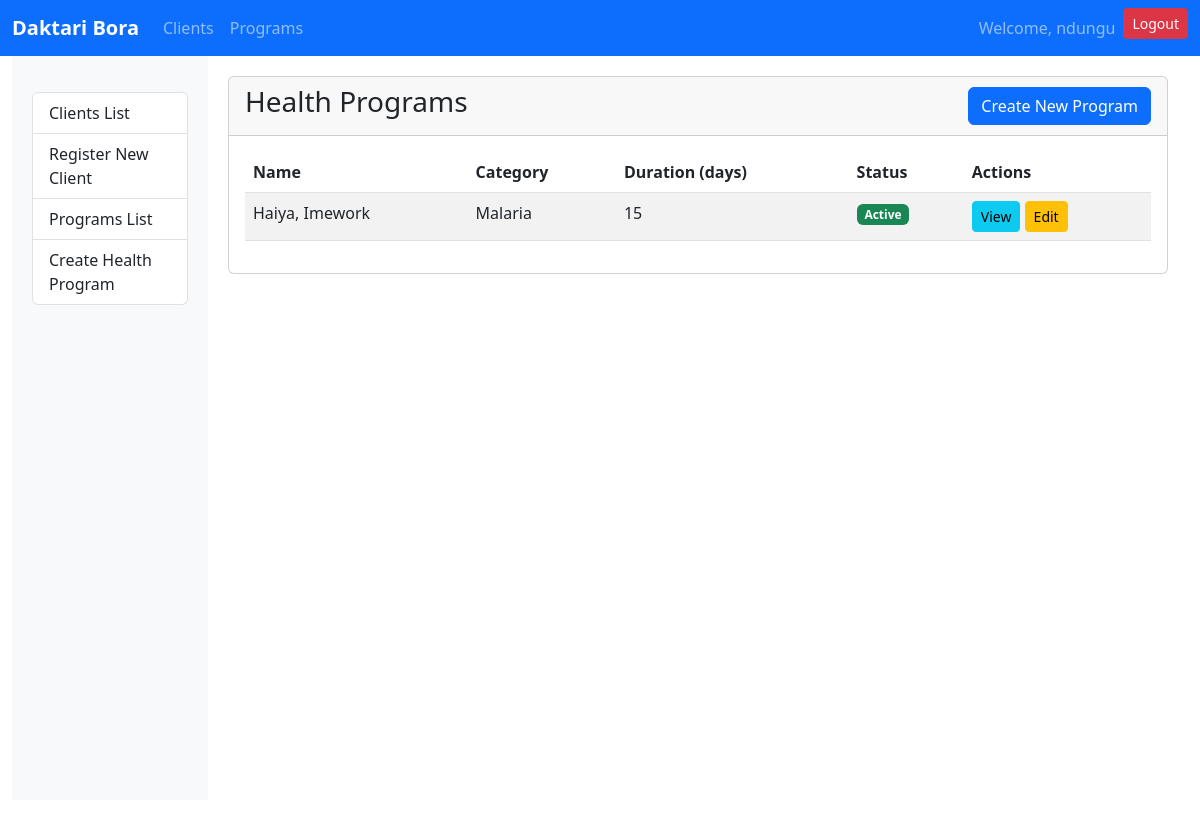
/programs/ (signed in), run on an earlier commit of the app's database.
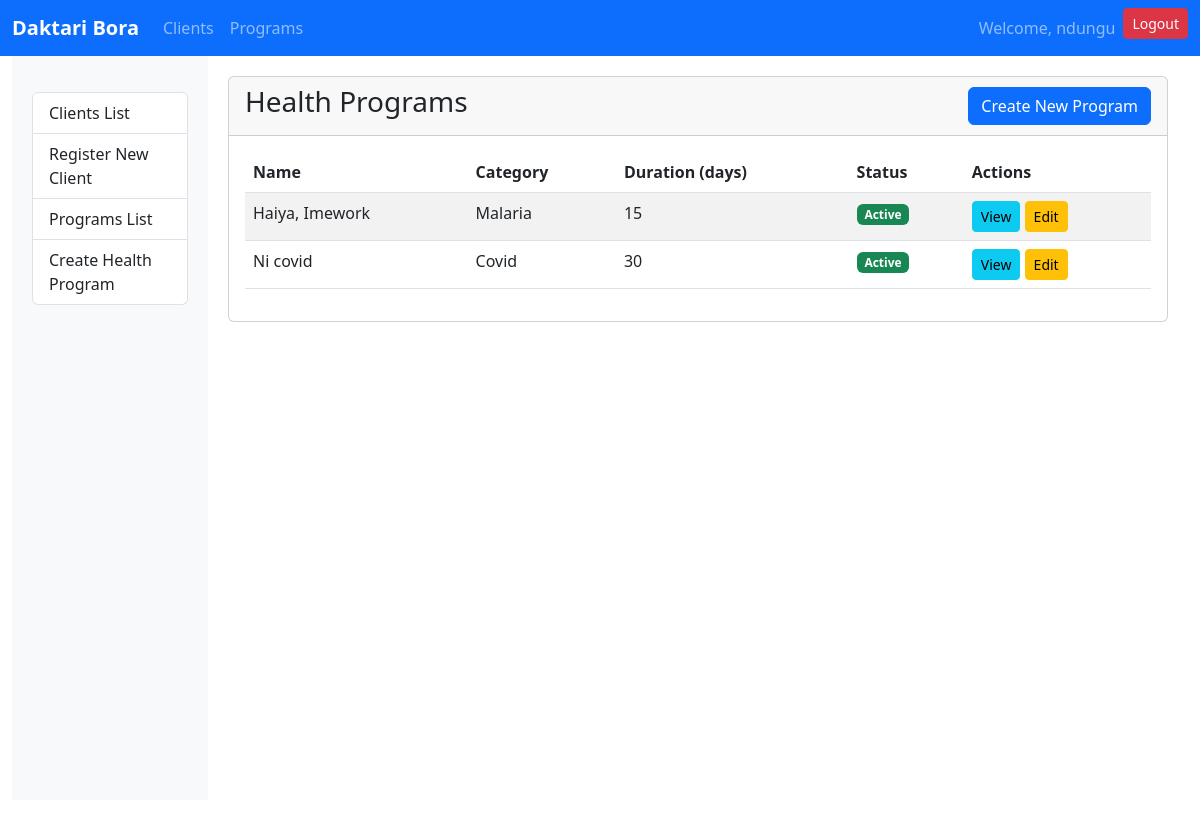
And on a later commit of the database.
### programs/models.py (models this page shows, shortened)
class Program(models.Model):
    name = models.CharField(max_length=100, unique=True)
    description = models.TextField()
    category = models.CharField(max_length=50)
    duration = models.IntegerField(help_text="Duration in days", default=30)
    active = models.BooleanField(default=True)
    created_by = models.ForeignKey(User, on_delete=models.SET_NULL, null=True)
    created_at = models.DateTimeField(auto_now_add=True)

### programs/views.py (the view)
# urls.py: path('', views.program_list, name='program_list'),
@login_required
def program_list(request):
    programs = Program.objects.filter(created_by=request.user).order_by('name')
    return render(request, 'programs/program_list.html', {'programs': programs})

### templates/programs/program_list.html (shortened to what this page needs)
{% extends 'base.html' %}
{% block content %}
<div class="card">
    <div class="card-header d-flex justify-content-between align-items-center">
        <h3>Health Programs</h3>
        <div>
            <a href="{% url 'program_create' %}" class="btn btn-primary">Create New Program</a>
        </div>
    </div>
    <div class="card-body">
        {% if programs %}
        <div class="table-responsive">
            <table class="table table-striped table-hover">
                <thead>
                    <tr>
                        <th>Name</th>
                        <th>Category</th>
                        <th>Duration (days)</th>
                        <th>Status</th>
                        <th>Actions</th>
                    </tr>
                </thead>
                <tbody>
                    {% for program in programs %}
                    <tr>
                        <td>{{ program.name }}</td>
                        <td>{{ program.category }}</td>
                        <td>{{ program.duration }}</td>
                        <td>
                            {% if program.active %}
                                <span class="badge bg-success">Active</span>
                            {% else %}
                                <span class="badge bg-danger">Inactive</span>
                            {% endif %}
                        </td>
                        <td>
                            <a href="{% url 'program_detail' program.id %}" class="btn btn-sm btn-info">View</a>
                            <a href="{% url 'program_update' program.id %}" class="btn btn-sm btn-warning">Edit</a>
                        </td>
                    </tr>
                    {% endfor %}
                </tbody>
            </table>
        </div>
        {% else %}
        <div class="alert alert-info">
            No health programs found. <a href="{% url 'program_create' %}" class="alert-link">Create your first program</a>.
        </div>
        {% endif %}
    </div>
</div>
{% endblock %}

What changed in the data, as far as the page shows it:
added Program: name "Ni covid", category "Covid", duration "30", active "Active"
